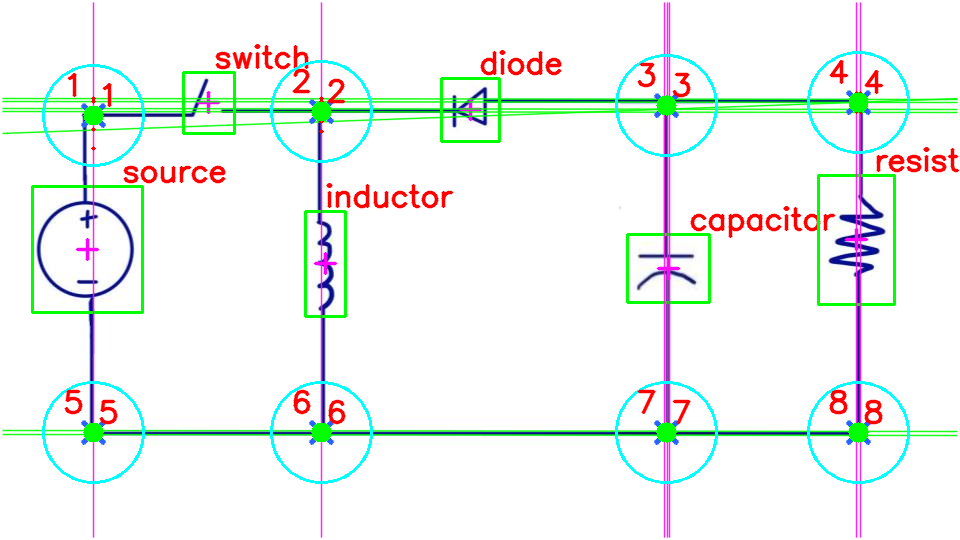
#> input picture debug_image.png, 960 x 540 px
$ python -i hough_line_transform_v5.py   (imports and definitions only)
#> lines starting #> are read from the running program, lines starting #| are printed output that depends on the picture
#> further down, picture is the input picture: shape (540, 960, 3); mean B, G, R 240.4, 244.2, 238.7
"""
@brief This program demonstrates line finding with the Hough transform
"""
import sys
import math
import cv2
import numpy as np
import PEDApp_config as myconfig


class NODE_DETECTION():
    def __init__(self):
        pass

    def houghTransform(self, src):
        dst = cv2.Canny(src, 50, 200, None, 3)
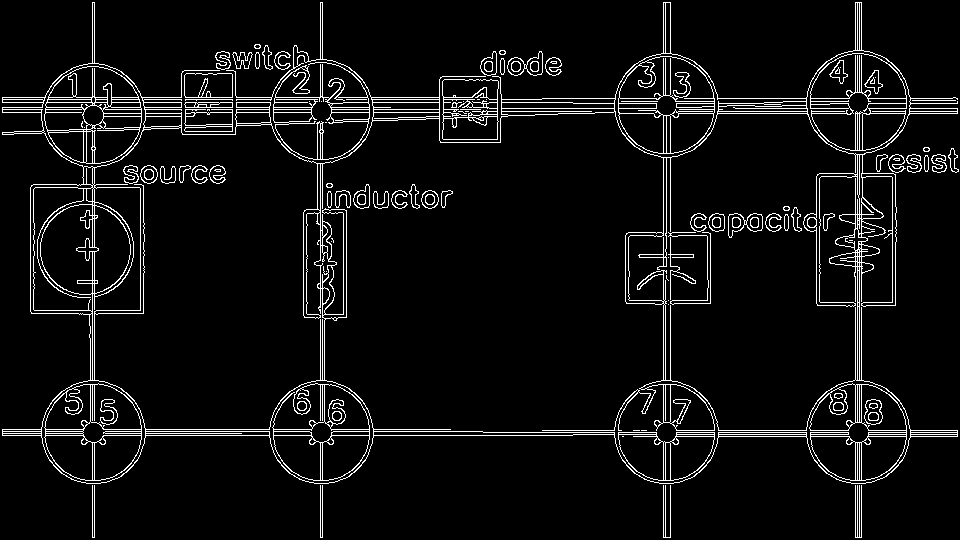
#> dst: shape (540, 960); 6% white in thin lines or dots

        # Copy edges to the images that will display the results in BGR
        cdst = cv2.cvtColor(dst, cv2.COLOR_GRAY2BGR)
#> cdst: shape (540, 960, 3); 6% white in thin lines or dots
        cdstP = np.copy(cdst)

        lines = cv2.HoughLines(dst, 1, np.pi / 180, 150, None, 0, 0)
#> lines = 111 rows, first 8: [435, 1.57], [102, 1.57], [99, 1.57], [663, 0], [670, 0], [92, 0], [109, 1.57], [94, 0]
        horizontal_lines = list()
        vertical_lines = list()

        if lines is not None:
            for i in range(0, len(lines)):
                rho = lines[i][0][0]
                theta = lines[i][0][1]
                a = math.cos(theta)
                b = math.sin(theta)
                x0 = a * rho
                y0 = b * rho
                x1, y1 = int(x0 + 1000 * (-b)), int(y0 + 1000 * (a))
                x2, y2 = int(x0 - 1000 * (-b)), int(y0 - 1000 * (a))
                pt1 = (x1, y1)
                pt2 = (x2, y2)

                ## FOR MAKING HORIZONTAL AND VERTICAL LINES EXTENDED
                # horizontal_lines.append([(0, pt1[1]), (fwidth, pt2[1])])
                # verticle_lines.append([(pt1[0], 0), (pt2[0], fheight)])

                try:
                    slope = abs(float("inf") if (x1 == x2) else (y2 - y1) / (x2 - x1))
                    # print(slope)
                    if slope >= 0 and slope < 1:
                        horizontal_lines.append([pt1, pt2])
                    elif (slope > 1 and slope < 1e10) or slope == float('inf'):
                        vertical_lines.append([pt1, pt2])
                except Exception as e:
                    print(e)
#> this loop made 111 passes
#> (rho, theta, a, b, x0, y0, x1, y1) on passes 1 to 12: (435, 1.57, -4.37e-08, 1, -1.9e-05, 435, -1000, 434), (102, 1.57, -4.37e-08, 1, -4.46e-06, 102, -1000, 101), (99, 1.57, -4.37e-08, 1, -4.33e-06, 99, -1000, 98), (663, 0, 1, 0, 663, 0, 663, 1000), (670, 0, 1, 0, 670, 0, 670, 1000), (92, 0, 1, 0, 92, 0, 92, 1000), (109, 1.57, -4.37e-08, 1, -4.76e-06, 109, -1000, 108), (94, 0, 1, 0, 94, 0, 94, 1000), (97, 1.57, -4.37e-08, 1, -4.24e-06, 97, -1000, 96), (320, 0, 1, 0, 320, 0, 320, 1000), (859, 0, 1, 0, 859, 0, 859, 1000), (857, 0, 1, 0, 857, 0, 857, 1000)
#> (rho, theta, a, b, x0, y0, x1, y1) on pass 54: (428, 1.59, -0.0175, 1, -7.47, 427.9, -1007, 410)
        return horizontal_lines, vertical_lines

    # [316 lines left out: functions findNodes, main, not called in this run]


# [2 lines not run here, left out]

>>> import cv2
>>> picture = cv2.imread('../debug_image.png')
>>> result = NODE_DETECTION().houghTransform(picture)
